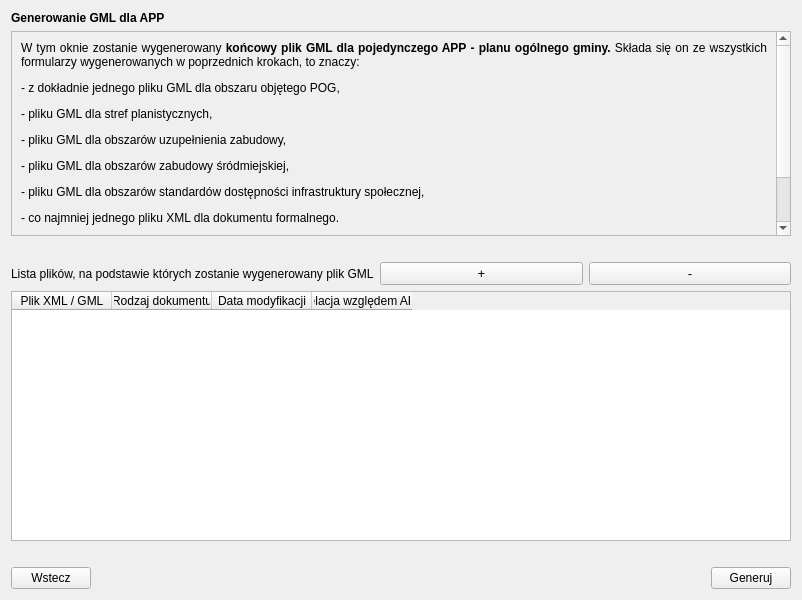
<?xml version="1.0" encoding="UTF-8"?>
<ui version="4.0">
 <class>Dialog</class>
 <widget class="QDialog" name="Dialog">
  <property name="enabled">
   <bool>true</bool>
  </property>
  <property name="geometry">
   <rect>
    <x>0</x>
    <y>0</y>
    <width>802</width>
    <height>600</height>
   </rect>
  </property>
  <property name="minimumSize">
   <size>
    <width>800</width>
    <height>600</height>
   </size>
  </property>
  <property name="windowTitle">
   <string>Dialog</string>
  </property>
  <layout class="QGridLayout" name="gridLayout">
   <item row="0" column="0">
    <layout class="QVBoxLayout" name="verticalLayout">
     <item>
      <widget class="QLabel" name="title_lbl">
       <property name="font">
        <font>
         <weight>75</weight>
         <bold>true</bold>
        </font>
       </property>
       <property name="text">
        <string>Generowanie GML dla APP</string>
       </property>
       <property name="margin">
        <number>7</number>
       </property>
      </widget>
     </item>
     <item>
      <widget class="QScrollArea" name="instruction_scrollArea">
       <property name="sizePolicy">
        <sizepolicy hsizetype="Expanding" vsizetype="Preferred">
         <horstretch>0</horstretch>
         <verstretch>0</verstretch>
        </sizepolicy>
       </property>
       <property name="widgetResizable">
        <bool>true</bool>
       </property>
       <widget class="QWidget" name="scrollAreaWidgetContents">
        <property name="geometry">
         <rect>
          <x>0</x>
          <y>0</y>
          <width>763</width>
          <height>294</height>
         </rect>
        </property>
        <property name="sizePolicy">
         <sizepolicy hsizetype="Preferred" vsizetype="Preferred">
          <horstretch>0</horstretch>
          <verstretch>0</verstretch>
         </sizepolicy>
        </property>
        <layout class="QGridLayout" name="gridLayout_2">
         <item row="0" column="0">
          <widget class="QLabel" name="instruction_lbl">
           <property name="font">
            <font>
             <stylestrategy>PreferDefault</stylestrategy>
            </font>
           </property>
           <property name="text">
            <string>&lt;p&gt;W tym oknie zostanie wygenerowany &lt;strong&gt;końcowy plik GML dla pojedynczego APP&lt;/strong&gt; &lt;strong&gt;- planu ogólnego gminy&lt;/strong&gt;&lt;strong&gt;.&lt;/strong&gt; Składa się on ze wszystkich formularzy wygenerowanych w poprzednich krokach, to znaczy:&lt;/p&gt;
&lt;p&gt;- z dokładnie jednego pliku GML dla obszaru objętego&amp;nbsp;POG,&lt;/p&gt;
&lt;p&gt;- pliku GML dla stref planistycznych,&lt;/p&gt;
&lt;p&gt;- pliku GML dla obszarów uzupełnienia zabudowy,&lt;/p&gt;
&lt;p&gt;- pliku GML dla obszarów zabudowy śródmiejskiej,&lt;/p&gt;
&lt;p&gt;- pliku GML dla obszarów standardów dostępności infrastruktury społecznej,&lt;/p&gt;
&lt;p&gt;- co najmniej jednego pliku XML dla dokumentu formalnego.&lt;/p&gt;
&lt;p&gt;W tabeli poniżej muszą znaleźć się wszystkie pliki składające się na dany APP, aby został wygenerowany poprawny plik GML. Dla każdego pliku odczytanego jako Dokument formalny, użytkownik musi wybrać odpowiednią relację jaka wiąże ten dokument z APP. Następnie należy wybrać przycisk Generuj, który uruchomi wstępną walidację i umożliwi zapisanie pliku GML dla APP na dysku. Po poprawnym wygenerowaniu użytkownik może zdecydować czy będzie tworzył kolejne dane dla pojedynczych APP, czy przejdzie do tworzenia zbioru.&lt;/p&gt;</string>
           </property>
           <property name="alignment">
            <set>Qt::AlignJustify|Qt::AlignVCenter</set>
           </property>
           <property name="wordWrap">
            <bool>true</bool>
           </property>
           <property name="openExternalLinks">
            <bool>true</bool>
           </property>
          </widget>
         </item>
        </layout>
       </widget>
      </widget>
     </item>
     <item>
      <widget class="QLabel" name="empty1_lbl">
       <property name="text">
        <string/>
       </property>
      </widget>
     </item>
     <item>
      <layout class="QHBoxLayout" name="horizontalLayout">
       <item>
        <widget class="QLabel" name="addFile_lbl">
         <property name="text">
          <string>Lista plików, na podstawie których zostanie wygenerowany plik GML</string>
         </property>
        </widget>
       </item>
       <item>
        <widget class="QPushButton" name="addElement_btn">
         <property name="font">
          <font>
           <pointsize>10</pointsize>
          </font>
         </property>
         <property name="text">
          <string>+</string>
         </property>
         <property name="autoDefault">
          <bool>false</bool>
         </property>
        </widget>
       </item>
       <item>
        <widget class="QPushButton" name="deleteElement_btn">
         <property name="font">
          <font>
           <pointsize>10</pointsize>
          </font>
         </property>
         <property name="text">
          <string>-</string>
         </property>
         <property name="autoDefault">
          <bool>false</bool>
         </property>
        </widget>
       </item>
      </layout>
     </item>
     <item>
      <widget class="QTableWidget" name="filesTable_widget">
       <property name="minimumSize">
        <size>
         <width>0</width>
         <height>250</height>
        </size>
       </property>
       <property name="rowCount">
        <number>0</number>
       </property>
       <column>
        <property name="text">
         <string>Plik XML / GML</string>
        </property>
       </column>
       <column>
        <property name="text">
         <string>Rodzaj dokumentu</string>
        </property>
       </column>
       <column>
        <property name="text">
         <string>Data modyfikacji</string>
        </property>
       </column>
       <column>
        <property name="text">
         <string>Relacja względem APP</string>
        </property>
       </column>
      </widget>
     </item>
     <item>
      <widget class="QLabel" name="empty3_lbl">
       <property name="text">
        <string/>
       </property>
      </widget>
     </item>
     <item>
      <layout class="QHBoxLayout" name="horizontalLayout_4">
       <item>
        <widget class="QPushButton" name="prev_btn">
         <property name="enabled">
          <bool>true</bool>
         </property>
         <property name="text">
          <string>Wstecz</string>
         </property>
         <property name="autoDefault">
          <bool>false</bool>
         </property>
        </widget>
       </item>
       <item>
        <spacer name="horizontalSpacer_3">
         <property name="orientation">
          <enum>Qt::Horizontal</enum>
         </property>
         <property name="sizeHint" stdset="0">
          <size>
           <width>40</width>
           <height>20</height>
          </size>
         </property>
        </spacer>
       </item>
       <item>
        <widget class="QPushButton" name="generate_btn">
         <property name="text">
          <string>Generuj</string>
         </property>
         <property name="autoDefault">
          <bool>false</bool>
         </property>
        </widget>
       </item>
      </layout>
     </item>
    </layout>
   </item>
  </layout>
 </widget>
 <resources/>
 <connections/>
</ui>
